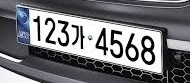
#> input picture Op/numimg/num.jpg, 190 x 83 px, found by its file name
$ python test_tesser.py
#> lines starting #> are read from the running program, lines starting #| are printed output that depends on the picture; after the words box and inside, x2 and y2 are one past the last pixel; in counts of white or black regions, pixels touching at a corner belong together
import cv2
import numpy as np
import pytesseract
from PIL import Image


class Recognition:
    def ExtractNumber(self):
        Number = '../img/num.jpg'
        img = cv2.imread(Number, cv2.IMREAD_COLOR)
#> img is the input picture: shape (83, 190, 3); mean B, G, R 120, 115.9, 115.5
        copy_img = img.copy()
        img2 = cv2.cvtColor(img, cv2.COLOR_BGR2GRAY)
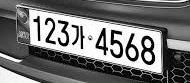
#> img2: shape (83, 190); min 0, max 255, mean 116.2
        cv2.imwrite('gray.jpg', img2)
        blur = cv2.GaussianBlur(img2, (3, 3), 0)
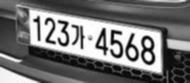
#> blur: shape (83, 190); min 2, max 255, mean 116.2
        cv2.imwrite('blur.jpg', blur)
        canny = cv2.Canny(blur, 100, 200)
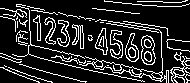
#> canny: shape (83, 190); 16.5% white in thin lines or dots
        cv2.imwrite('canny.jpg', canny)
        contours, hierarchy = cv2.findContours(canny, cv2.RETR_TREE, cv2.CHAIN_APPROX_SIMPLE)
#> contours = 72 contours, 41 with area under 20; largest, box (x1, y1, x2, y2) and area: (79, 21, 169, 83) 475, (93, 60, 161, 81) 348, (141, 35, 156, 65) 326, (141, 35, 156, 65) 312, (125, 33, 139, 62) 225

        box1 = []
        f_count = 0
        select = 0
        plate_width = 0

        for i in range(len(contours)):
            cnt = contours[i]
            area = cv2.contourArea(cnt)
            x, y, w, h = cv2.boundingRect(cnt)
            rect_area = w * h  # area size
            aspect_ratio = float(w) / h  # ratio = width/height

            if (aspect_ratio >= 0.2) and (aspect_ratio <= 1.0) and (rect_area >= 100) and (rect_area <= 700):
                cv2.rectangle(img, (x, y), (x + w, y + h), (0, 255, 0), 1)
                box1.append(cv2.boundingRect(cnt))
#> this loop made 72 passes
#> (area, x, y, w, h, rect_area, aspect_ratio) on passes 14, 15, 16, 17, 19, 20, 21, 22, 23, 24, 27, 28: (127, 170, 52, 20, 31, 620, 0.645), (42, 173, 69, 12, 7, 84, 1.71), (27.5, 171, 67, 12, 7, 84, 1.71), (20, 174, 54, 7, 6, 42, 1.17), (326, 141, 35, 15, 30, 450, 0.5), (312, 141, 35, 15, 30, 450, 0.5), (58, 144, 51, 8, 11, 88, 0.727), (49, 144, 51, 8, 11, 88, 0.727), (46.5, 144, 39, 8, 9, 72, 0.889), (39.5, 144, 39, 8, 9, 72, 0.889), (225, 125, 33, 14, 29, 406, 0.483), (212, 125, 33, 14, 29, 406, 0.483)
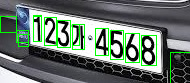
#> img: shape (83, 190, 3); 5.51% of pixels changed, all inside (x1, y1, x2, y2) = (0, 15, 190, 83)
#> after the loop, box1 = 20 items, first 6: (170, 52, 20, 31), (141, 35, 15, 30), (141, 35, 15, 30), (18, 34, 10, 12), (125, 33, 14, 29), (125, 33, 14, 29)

        for i in range(len(box1)):  ##Buble Sort on python
            for j in range(len(box1) - (i + 1)):
                if box1[j][0] > box1[j + 1][0]:
                    temp = box1[j]
                    box1[j] = box1[j + 1]
                    box1[j + 1] = temp
#> this loop made 20 passes
#> after the loop, box1 = 20 items, first 6: (0, 16, 16, 16), (16, 30, 12, 12), (18, 34, 10, 12), (33, 15, 8, 26), (33, 16, 8, 25), (44, 17, 12, 28)

        # to find number plate measureing length between rectangles
        for m in range(len(box1)):
            count = 0
            for n in range(m + 1, (len(box1) - 1)):
                delta_x = abs(box1[n + 1][0] - box1[m][0])
                if delta_x > 150:
                    break
                delta_y = abs(box1[n + 1][1] - box1[m][1])
                if delta_x == 0:
                    delta_x = 1
                if delta_y == 0:
                    delta_y = 1
                gradient = float(delta_y) / float(delta_x)
                if gradient < 0.25:
                    count = count + 1
            # measure number plate size
            if count > f_count:
                select = m
                f_count = count;
                plate_width = delta_x
#> this loop made 20 passes
#> (select, f_count, plate_width) on pass 1: (0, 16, 170)
#> after the loop, f_count = 16; plate_width = 170; select = 0


        number_plate = copy_img[box1[select][1] - 10:box1[select][3] + box1[select][1] + 20,
                       box1[select][0] - 10:140 + box1[select][0]]
#> number_plate = empty array
#> (the run stopped early here; a loop or call above may not have finished)
